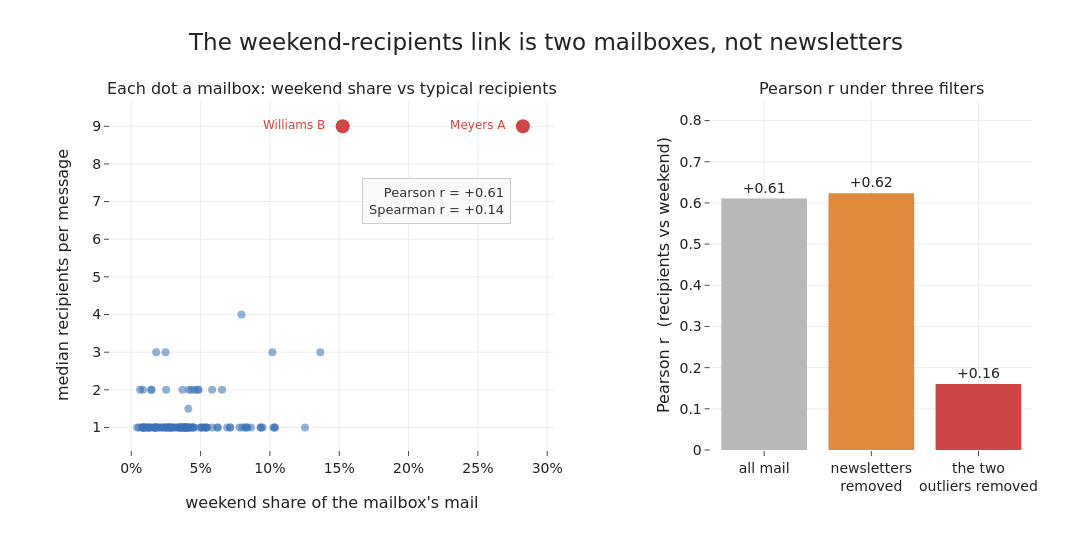

This figure's notebook cell:
### Markdown cell above
## A week-five correlation, re-examined

Week five reported a strong positive correlation between how many recipients a mailbox's mail reaches
and how much of it lands on weekends (Pearson r about 0.78) and read it as newsletters, the bulk
automated mail that arrives at weekends. The task this week was to filter the newsletters out and
check whether it holds. On the cleaned data it does hold, which turns out to be the wrong thing to
have expected.

### Code cell
import re
mm = msg[msg["date_plausible"] & msg["date"].notna()].copy()
mm["wknd"] = mm["date"].dt.dayofweek >= 5
AUTO = re.compile(r"(?:^|[._-])(?:noreply|no-?reply|donotreply|mailer|postmaster|root|daemon|bounce|"
    r"listserv|majordomo|arsystem|notification|notify|alerts?|updates?|news|newsletter|digest|info|"
    r"marketing|feedback|announce|automated|webmaster|service|press|editor|newsdesk|delivery|robot|"
    r"exchangeinfo|issuealert|strat_alert|crcommunications|fool|owner)(?:[._-]|@|$)")
loc = mm["from_addr_norm"].fillna("").str.split("@").str[0]
dm  = mm["from_domain"].fillna("")
mm["auto"] = ((~mm["is_internal_sender"].fillna(True)) & (loc.str.contains(AUTO, na=False)
    | dm.str.contains(r"mailman|lists?\.|listserv", na=False) | loc.str.match(r".*-request$", na=False))) \
    | mm["has_list_recipient"].fillna(False) | mm["body_is_boilerplate"].fillna(False)

def wk_feat(d):
    gg = d.groupby("mailbox_owner")
    t = pd.DataFrame({"n": gg.size(), "recipients": gg["recipient_count"].median(),
                      "weekend": gg["wknd"].mean() * 100})
    return t[t["n"] >= 500]

Tall = wk_feat(mm); Thum = wk_feat(mm[~mm["auto"]])
pe = lambda t: t["recipients"].corr(t["weekend"])
sp = lambda t: t["recipients"].corr(t["weekend"], method="spearman")
out2 = list(Tall["weekend"].nlargest(2).index)
Tno = Tall.drop(out2)
bars = {"all mail": pe(Tall), "newsletters<br>removed": pe(Thum), "the two<br>outliers removed": pe(Tno)}
mr_wd, mr_wk = mm.loc[~mm["wknd"], "recipient_count"].mean(), mm.loc[mm["wknd"], "recipient_count"].mean()
print(f"automated share {mm['auto'].mean():.3f} of all mail, {mm.loc[mm['wknd'],'auto'].mean():.3f} of weekend mail")
print(f"Pearson: all {pe(Tall):+.2f}  newsletters-removed {pe(Thum):+.2f}  outliers-removed {pe(Tno):+.2f}; "
      f"Spearman(all) {sp(Tall):+.2f}; outliers {out2}")
print(f"per-message mean recipients: weekday {mr_wd:.1f}  weekend {mr_wk:.1f}")

fig = make_subplots(rows=1, cols=2, column_widths=[0.58, 0.42], horizontal_spacing=0.17,
    subplot_titles=["Each dot a mailbox: weekend share vs typical recipients",
                    "Pearson r under three filters"])
isout = Tall.index.isin(out2)
fig.add_trace(go.Scatter(x=Tall["weekend"][~isout], y=Tall["recipients"][~isout], mode="markers",
    marker=dict(size=8, color=BLUE, opacity=0.55), showlegend=False), row=1, col=1)
fig.add_trace(go.Scatter(x=Tall["weekend"][isout], y=Tall["recipients"][isout], mode="markers+text",
    marker=dict(size=14, color=RED), text=[disp(o) + "  " for o in Tall.index[isout]],
    textposition="middle left", textfont=dict(size=12, color=RED), showlegend=False), row=1, col=1)
fig.update_xaxes(title_text="weekend share of the mailbox's mail", ticksuffix="%", row=1, col=1)
fig.update_yaxes(title_text="median recipients per message", row=1, col=1)
fig.add_annotation(xref="x1", yref="y1", x=float(Tall["weekend"].max()) * 0.97,
    y=float(Tall["recipients"].max()) * 0.78, xanchor="right", align="right",
    text=f"Pearson r = {pe(Tall):+.2f}<br>Spearman r = {sp(Tall):+.2f}", showarrow=False,
    font=dict(size=13, color="#333"), bordercolor="#cccccc", borderwidth=1, borderpad=6, bgcolor="#fafafa")
bx, bv = list(bars), list(bars.values())
fig.add_trace(go.Bar(x=bx, y=bv, marker_color=[GREY, ORANGE, RED],
    text=[f"{v:+.2f}" for v in bv], textposition="outside", textfont=dict(size=14),
    cliponaxis=False, showlegend=False), row=1, col=2)
fig.update_yaxes(title_text="Pearson r  (recipients vs weekend)", range=[0, 0.85], row=1, col=2)
fig.update_layout(title="The weekend-recipients link is two mailboxes, not newsletters")
save_fig(fig, "pc5_weekend_correlation.png", w=1320, h=560, margin=dict(l=110, r=60, t=100, b=110))

### Figure 1 — Plotly figure (JSON) as saved in the notebook; plotly's stock layout.template omitted (floating-point values rounded to 4 significant figures)
{"data": [{"marker": {"color": "#3b6fb6", "opacity": 0.55, "size": 8}, "mode": "markers", "showlegend": false, "type": "scatter", "x": [3.831, 6.25, 4.049, 8.016, 2.518, 3.757, 3.691, 7.806, 5.255, 7.133, 1.722, 3.942, 10.35, 8.267, 4.161, 3.502, 13.63, 3.795, 5.452, 0.8434, 2.875, 2.477, 1.464, 1.738, 4.585, 0.8576, 3.849, 1.74, 1.945, 1.66, 9.353, 10.18, 2.663, 5.829, 4.115, 1.248, 4.34, 4.179, 3.231, 4.499, 0.9032, 0.6438, 3.976, 6.547, 5.083, 2.595, 8.635, 10.36, 2.739, 0.7847, 10.25, 1.431, 5.822, 1.583, 7.135, 0.4284, 2.476, 0.9804, 2.456, 2.482, 3.752, 1.795, 1.95, 8.247, 3.558, 1.761, 0.5615, 0.8076, 4.506, 4.971, 3.442, 4.45, 0.8547, 4.078, 3.614, 2.279, 9.321, 5.392, 9.472, 8.385, 1.798, 2.964, 4.279, 1.116, 3.559, 4.848, 3.038, 5.403, 3.939, 1.363, 4.813, 6.912, 3.423, 5.079, 4.364, 1.132, 2.771, 2.771, 6.213, 2.174, 3.945, 3.634, 0.9223, 3.203, 2.896, 2.193, 1.374, 12.53, 4.108, 7.951, 1.255], "xaxis": "x", "y": [1.0, 1.0, 1.0, 1.0, 2.0, 1.0, 2.0, 1.0, 1.0, 1.0, 1.0, 1.0, 1.0, 1.0, 2.0, 1.0, 3.0, 1.0, 1.0, 2.0, 1.0, 3.0, 2.0, 1.0, 2.0, 1.0, 1.0, 1.0, 1.0, 1.0, 1.0, 3.0, 1.0, 2.0, 1.5, 1.0, 2.0, 1.0, 1.0, 1.0, 1.0, 2.0, 1.0, 2.0, 1.0, 1.0, 1.0, 1.0, 1.0, 1.0, 1.0, 2.0, 1.0, 1.0, 1.0, 1.0, 1.0, 1.0, 1.0, 1.0, 1.0, 1.0, 1.0, 1.0, 1.0, 1.0, 1.0, 1.0, 1.0, 1.0, 1.0, 1.0, 1.0, 1.0, 1.0, 1.0, 1.0, 1.0, 1.0, 1.0, 3.0, 1.0, 1.0, 1.0, 1.0, 2.0, 1.0, 1.0, 1.0, 1.0, 2.0, 1.0, 1.0, 1.0, 1.0, 1.0, 1.0, 1.0, 1.0, 1.0, 1.0, 1.0, 1.0, 1.0, 1.0, 1.0, 1.0, 1.0, 1.0, 4.0, 1.0], "yaxis": "y"}, {"marker": {"color": "#d04545", "size": 14}, "mode": "markers+text", "showlegend": false, "text": ["Meyers A  ", "Williams B  "], "textfont": {"color": "#d04545", "size": 12}, "textposition": "middle left", "type": "scatter", "x": [28.25, 15.25], "xaxis": "x", "y": [9.0, 9.0], "yaxis": "y"}, {"cliponaxis": false, "marker": {"color": ["#b8b8b8", "#e08a3c", "#d04545"]}, "showlegend": false, "text": ["+0.61", "+0.62", "+0.16"], "textfont": {"size": 14}, "textposition": "outside", "type": "bar", "x": ["all mail", "newsletters<br>removed", "the two<br>outliers removed"], "xaxis": "x2", "y": [0.6106, 0.6235, 0.1602], "yaxis": "y2"}], "layout": {"annotations": [{"font": {"size": 16}, "showarrow": false, "text": "Each dot a mailbox: weekend share vs typical recipients", "x": 0.2407, "xanchor": "center", "xref": "paper", "y": 1.0, "yanchor": "bottom", "yref": "paper"}, {"font": {"size": 16}, "showarrow": false, "text": "Pearson r under three filters", "x": 0.8257, "xanchor": "center", "xref": "paper", "y": 1.0, "yanchor": "bottom", "yref": "paper"}, {"align": "right", "bgcolor": "#fafafa", "bordercolor": "#cccccc", "borderpad": 6, "borderwidth": 1, "font": {"color": "#333", "size": 13}, "showarrow": false, "text": "Pearson r = +0.61<br>Spearman r = +0.14", "x": 27.4, "xanchor": "right", "xref": "x", "y": 7.02, "yref": "y"}], "height": 560, "margin": {"b": 110, "l": 110, "r": 60, "t": 100}, "title": {"text": "The weekend-recipients link is two mailboxes, not newsletters"}, "width": 1320, "xaxis": {"anchor": "y", "domain": [0.0, 0.4814], "ticksuffix": "%", "title": {"text": "weekend share of the mailbox's mail"}}, "xaxis2": {"anchor": "y2", "domain": [0.6514, 1.0]}, "yaxis": {"anchor": "x", "domain": [0.0, 1.0], "title": {"text": "median recipients per message"}}, "yaxis2": {"anchor": "x2", "domain": [0.0, 1.0], "range": [0, 0.85], "title": {"text": "Pearson r  (recipients vs weekend)"}}}}
